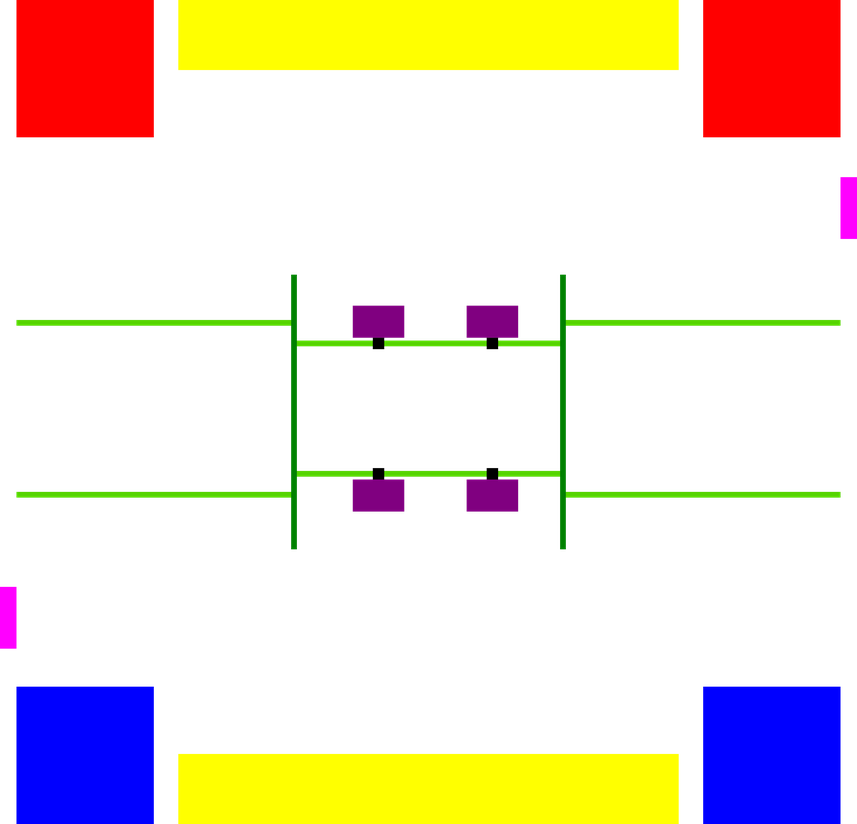
#> input picture PID-ESP32/map/Ahmete_girecek.png, 857 x 824 px, shrunk from 3744 x 3600 before the run
$ python converter_binary.py
#> lines starting #> are read from the running program, lines starting #| are printed output that depends on the picture
import sys
from PIL import Image

# --- Configuration ---
IMAGE_FILE = "Ahmete_girecek.png"      # The name of your input image file
OUTPUT_FILE = "MAP.BIN"     # The name of the output binary file (use 8.3 format for SD cards)
# ---------------------

def rgb_to_rgb565_big_endian(r, g, b):
    """Converts a 24-bit RGB color to a 16-bit RGB565 color in Big-Endian format."""
    r_565 = (r >> 3) & 0x1F
    g_565 = (g >> 2) & 0x3F
    b_565 = (b >> 3) & 0x1F
    # Most TFT displays expect Big-Endian format (MSB first)
    color16 = (r_565 << 11) | (g_565 << 5) | b_565
    return color16.to_bytes(2, 'big')

try:
    print(f"Opening image: {IMAGE_FILE}")
    img = Image.open(IMAGE_FILE)
#> img is the input picture: PIL image 857x824 RGBA; mean R, G, B, A 44.1, 31.1, 16.3, 60.3
except FileNotFoundError:
    print(f"Error: The file '{IMAGE_FILE}' was not found.")
    sys.exit(1)

img = img.convert('RGB')
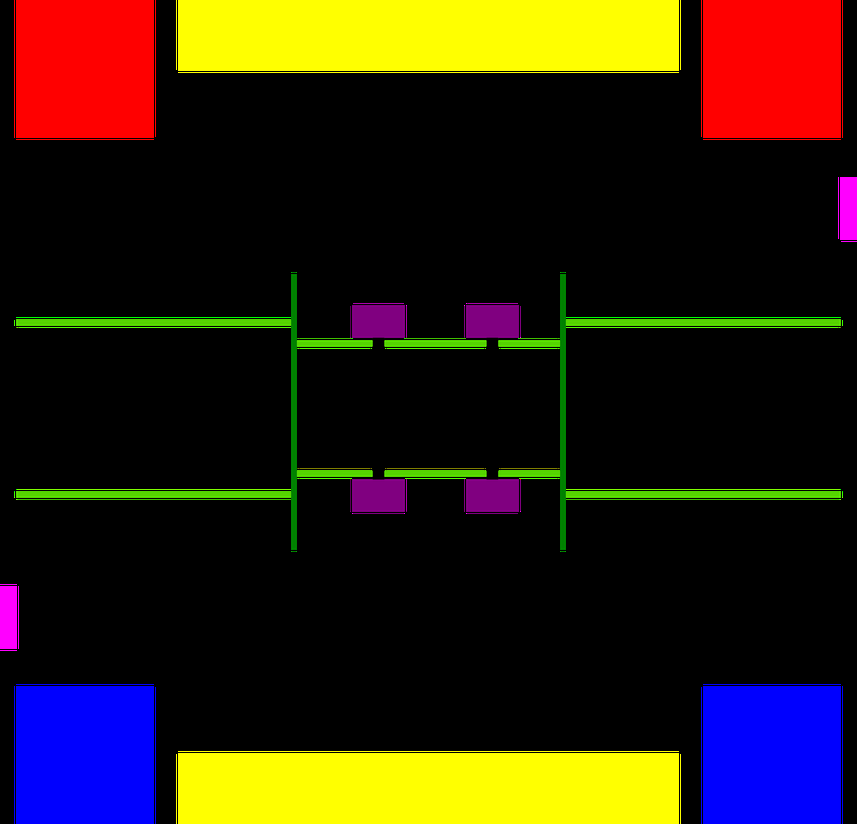
#> img: PIL image 857x824 RGB; mean R, G, B 44.1, 31.1, 16.3
width, height = img.size
#> width = 857; height = 824
pixels = list(img.getdata())
#> pixels = 706168 items

print(f"Image dimensions: {width}x{height}")
#| Image dimensions: 857x824
print(f"Generating binary file '{OUTPUT_FILE}'...")

with open(OUTPUT_FILE, "wb") as f: # 'wb' for write binary
    for r, g, b in pixels:
        pixel_bytes = rgb_to_rgb565_big_endian(r, g, b)
        f.write(pixel_bytes)
#> this loop made 706168 passes
#> (r, r_565 in rgb_to_rgb565_big_endian, color16 in rgb_to_rgb565_big_endian) on passes 1 to 3: (0, 0, 0), (0, 0, 0), (0, 0, 0)

print(f"Successfully created '{OUTPUT_FILE}'!")
